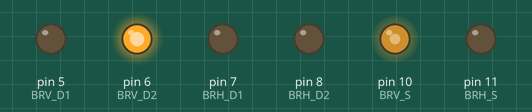
This sketch was run on a simulated Arduino Uno, built with avr-gcc and run on an emulated ATmega328P. Parts: output pins drawn as LEDs (lit = HIGH).

Above: at 0.05 s.
At 0.7 s:
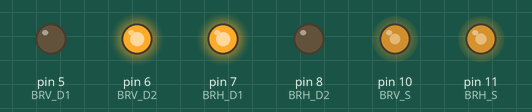
At 1.35 s:
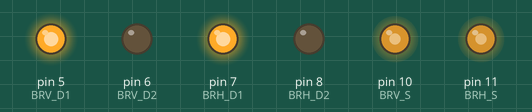
At 2.65 s:
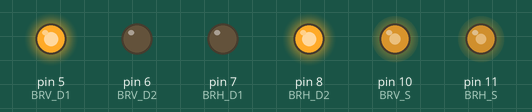
Timing chart, 0 to 6.2 s (numbered marks = the images above):
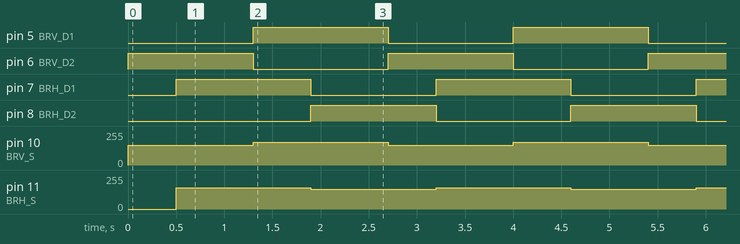

The sketch:

BRV.ino
```cpp
#define BRV_S 10
#define BRV_D1 5
#define BRV_D2 6

#define BRH_S 11
#define BRH_D1 7
#define BRH_D2 8

int c=0;
void setup() {
  Serial.begin(9600);
  pinMode(BRV_S,OUTPUT);
  pinMode(BRV_D1,OUTPUT);
  pinMode(BRV_D2,OUTPUT);
  pinMode(BRH_S,OUTPUT);
  pinMode(BRH_D1,OUTPUT);
  pinMode(BRH_D2,OUTPUT);

}

void loop() {

    V_UP();
    delay(500);
    H_FORWARD();
    delay(800);
    V_DOWN();
    delay(600);
    H_BACKWARD();
    delay(800);

}

void V_UP()
{
  analogWrite(BRV_S,150);
  digitalWrite(BRV_D1,0);
  digitalWrite(BRV_D2,1);
}

void V_DOWN()
{
  analogWrite(BRV_S,170);
  digitalWrite(BRV_D1,1);
  digitalWrite(BRV_D2,0);
}
void H_FORWARD()
{
  analogWrite(BRH_S,160);
  digitalWrite(BRH_D1,1);
  digitalWrite(BRH_D2,0);
}
void H_BACKWARD()
{
  analogWrite(BRH_S,150);
  digitalWrite(BRH_D1,0);
  digitalWrite(BRH_D2,1);
}
```

Measured:
- by itself, pin 5 (BRV_D1), pin 7 (BRH_D1): alternates HIGH for 1.4 s and LOW for 1.3 s
- by itself, pin 6 (BRV_D2), pin 8 (BRH_D2): alternates HIGH for 1.3 s and LOW for 1.4 s
- by itself, pin 10 (BRV_S): alternates 170/255 for 1.4 s and 150/255 for 1.3 s
- by itself, pin 11 (BRH_S): alternates 160/255 for 1.4 s and 150/255 for 1.3 s
